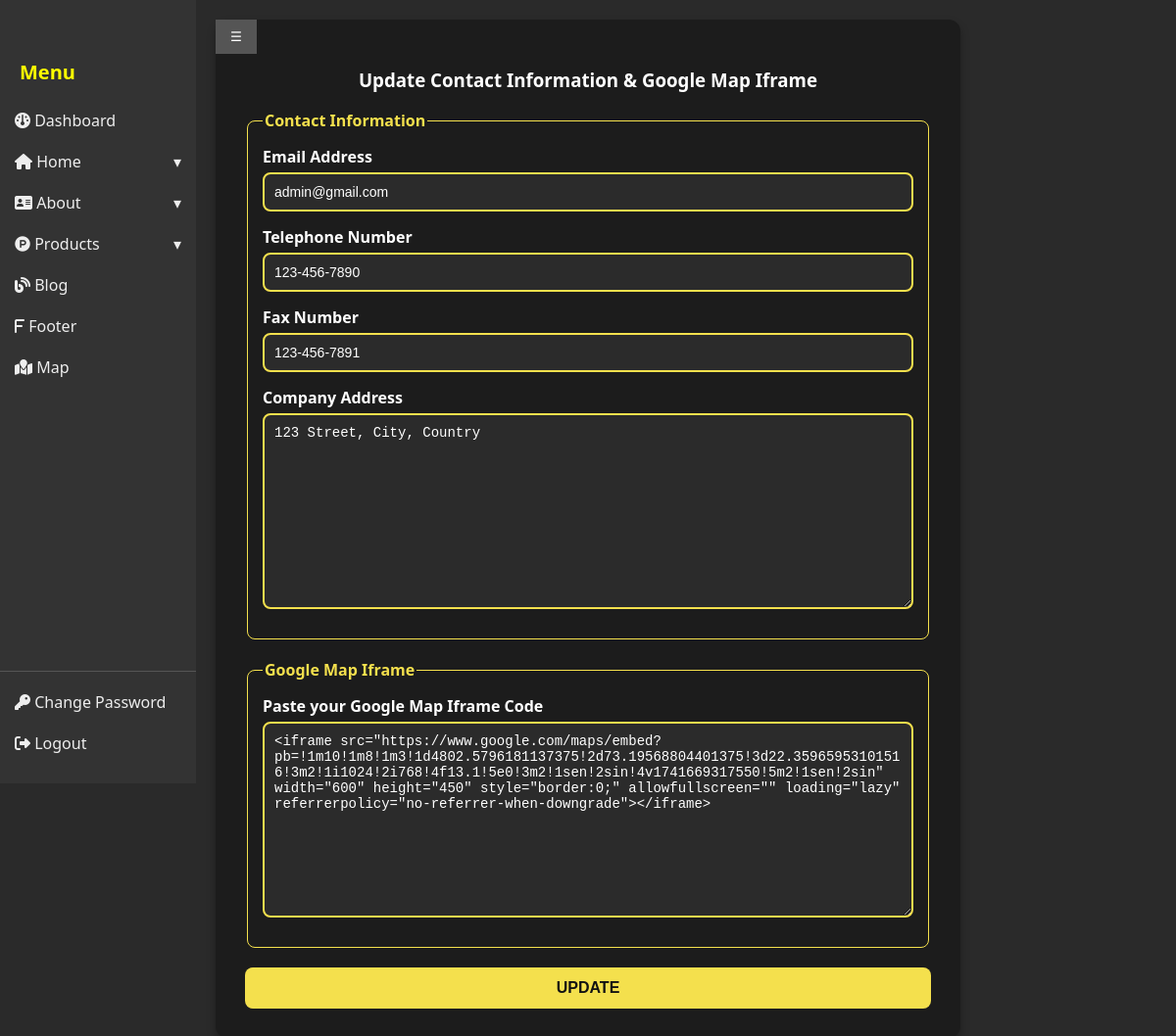
The app's page /backend/map.php (signed in) with its own data.
### tables this page shows
CREATE TABLE `email_data` (
  `id` int(11) NOT NULL,
  `email` varchar(255) NOT NULL,
  `telephone` varchar(20) NOT NULL,
  `fax` varchar(20) NOT NULL,
  `address` text NOT NULL
);

CREATE TABLE `iframe` (
  `id` int(11) NOT NULL,
  `iframe` text DEFAULT NULL,
  `email` varchar(150) NOT NULL
);

### backend/map.php (the view, shortened to what this page needs)
<?php
require 'db_connection.php';
$sql_email_data = "SELECT email, telephone, fax, address FROM email_data LIMIT 1";
$result_email_data = $conn->query($sql_email_data);
$email = $telephone = $fax = $address = "";
if ($result_email_data->num_rows > 0) {
    $row = $result_email_data->fetch_assoc();
    $email = $row['email'];
    $telephone = $row['telephone'];
    $fax = $row['fax'];
    $address = $row['address'];
}
$sql_iframe_data = "SELECT iframe FROM iframe LIMIT 1";
$result_iframe_data = $conn->query($sql_iframe_data);
$iframe = "";
if ($result_iframe_data->num_rows > 0) {
    $row = $result_iframe_data->fetch_assoc();
    $iframe = $row['iframe'];
}
?>
<!DOCTYPE html>
<html lang="en">
<head>
</head>
<body>
<?php include 'side_bar.php'?>
    <div class="container">
        <form method="POST">
            <h3>Update Contact Information & Google Map Iframe</h3>
            <fieldset>
                <legend>Contact Information</legend>
                <div class="form-group">
                    <label>Email Address</label>
                    <input type="email" name="email" value="<?= htmlspecialchars($email); ?>" required>
                </div>
                <div class="form-group">
                    <label>Telephone Number</label>
                    <input type="text" name="telephone" value="<?= htmlspecialchars($telephone); ?>" required>
                </div>
                <div class="form-group">
                    <label>Fax Number</label>
                    <input type="text" name="fax" value="<?= htmlspecialchars($fax); ?>" required>
                </div>
                <div class="form-group">
                    <label>Company Address</label>
                    <textarea name="address" required><?= htmlspecialchars($address); ?></textarea>
                </div>
            </fieldset>
            <fieldset>
                <legend>Google Map Iframe</legend>
                <div class="form-group">
                    <label>Paste your Google Map Iframe Code</label>
                    <textarea name="iframe_code" required><?= htmlspecialchars($iframe); ?></textarea>
                </div>
            </fieldset>
            <button class="button2" type="submit">Update</button>
        </form>
    </div>
</body>
</html>

### backend/map.php (style rules this page uses)
html, body { padding: 0; margin: 0; }
body { font-family: 'Segoe UI', Tahoma, Geneva, Verdana, sans-serif; background-color: #2a2a2a; color: #ffffff; }
.container { padding: 20px; }
form { max-width: 700px; background-color: #1c1c1c; padding: 30px; border-radius: 12px; box-shadow: 0px 5px 10px rgba(0, 0, 0, 0.3); margin: auto; }
h3 { text-align: center; }
.form-group { display: flex; flex-direction: column; margin-bottom: 15px; }
fieldset { border: 1px solid #f4e04d; padding: 15px; border-radius: 8px; margin-bottom: 20px; }
legend { font-weight: bold; color: #f4e04d; }
label { font-weight: bold; margin-bottom: 5px; }
textarea { width: 100%; height: 100px; padding: 10px; background-color: #2b2b2b; border: 2px solid #f4e04d; border-radius: 8px; color: #ffffff; font-size: 14px; box-sizing: border-box; height: 200px; }
input[type="email"], input[type="text"] { width: 100%; padding: 10px; background-color: #2b2b2b; border: 2px solid #f4e04d; border-radius: 8px; color: #ffffff; font-size: 14px; box-sizing: border-box; }
.button2 { width: 100%; padding: 12px; background-color: #f4e04d; color: #121212; border: none; border-radius: 8px; font-size: 16px; font-weight: bold; text-transform: uppercase; cursor: pointer; transition: all 0.3s ease; }

### backend/side_bar.php (style rules this page uses)
body { margin: 0; overflow-x: hidden; font-family: 'Segoe UI', Tahoma, Geneva, Verdana, sans-serif; }

### records on screen
email_data: email "admin@gmail.com", telephone "123-456-7890", fax "123-456-7891", address "123 Street, City, Country"
iframe: iframe_code "<iframe src=\"https://www.google.com/maps/embed?pb=!1m10!1m8!1m3!1d4802.5796181137375!2d73.19568804401375!3d22.35965953101516!3m2!1i1024!2i768!4f13.1!5e0!3m2!1sen!2sin!4v1741669317550!5m2!1sen!2sin\" width=\"600\" height=\"450\" style=\"border:0;\" allowfullscreen=\"\" loading=\"lazy\" referrerpolicy=\"no-referrer-when-downgrade\"></iframe>"
